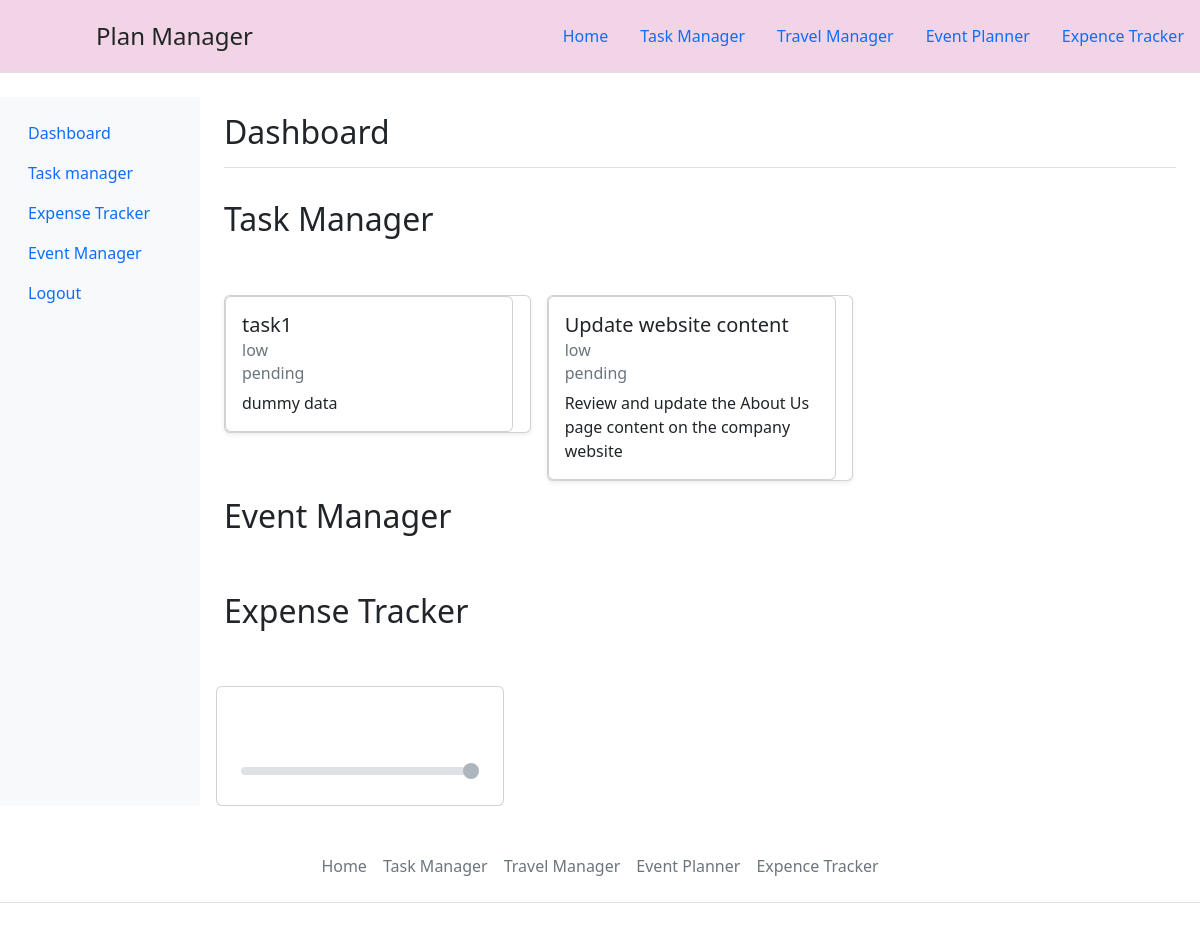
/dashboard/, run on the app's committed database.
### task_manager/models.py (models this page shows, shortened)
class Task(models.Model):
    user = models.ForeignKey(User, on_delete=models.CASCADE)
    title = models.TextField()
    desc = models.TextField()
    start_date = models.DateField(null=False)
    end_date = models.DateField(null=False)
    priority =models.CharField(max_length=10)
    status = models.CharField(max_length=10)

### expense_tracker/models.py (models this page shows, shortened)
class Expense(models.Model):
    user = models.ForeignKey(User, on_delete=models.CASCADE)
    category = models.CharField(max_length=100, )
    amount = models.DecimalField(max_digits=10, decimal_places=2)
    date = models.DateField(auto_now_add=True)

### home/views.py (the view)
# urls.py: path('dashboard/', views.dashboard, name="dashboard"),
def dashboard(request):
    users = request.user
    expenses = Expense.objects.all()
    events = Event.objects.all()
    tasks = Task.objects.all()
    return render(request, "dashboard.html", {'expenses':expenses, 'events': events, 'tasks':tasks})

### home/templates/dashboard.html (shortened to what this page needs)
{% extends "base.html" %}
{% block body %}
    <div class="container-fluid">
    <div class="row">
        <nav id="sidebarMenu" class="col-md-3 col-lg-2 d-md-block bg-light sidebar collapse">
            <div class="position-sticky pt-3 sidebar-sticky">
                <ul class="nav flex-column">
                <li class="nav-item">
                    <a class="nav-link active" aria-current="page" href="/">
                    Dashboard
                    </a>
                </li>
                <li class="nav-item">
                    <a class="nav-link" href="/task">
                    Task manager
                    </a>
                </li>
                <li class="nav-item">
                    <a class="nav-link" href="/expense">
                    Expense Tracker
                    </a>
                </li>
                <li class="nav-item">
                    <a class="nav-link" href="/event">
                    Event Manager
                    </a>
                </li>
                <li class="nav-item">
                    <a class="nav-link" href="/logout">
                    Logout
                    </a>
                </li>
            </div>
        </nav>
        <main class="col-md-9 ms-sm-auto col-lg-10 px-md-4"><div class="chartjs-size-monitor"><div class="chartjs-size-monitor-expand"><div class=""></div></div><div class="chartjs-size-monitor-shrink"><div class=""></div></div></div>
            <div class="d-flex justify-content-between flex-wrap flex-md-nowrap align-items-center pt-3 pb-2 mb-3 border-bottom">
                <h1 class="h2">Dashboard</h1>
            </div>
            <div class="pb-5 pt-3"><h2>Task Manager</h2></div>
            <div class="row row-cols-1 row-cols-sm-2 row-cols-md-3 g-3">
                {% for task in tasks %}
                    <div class="col">
                    <div class="card shadow-sm" >
                        <div class="card" style="width: 18rem;">
                        <div class="card-body">
                            <h5 class="card-title">{{task.title}}</h5>
                            <h6 class="card-subtitle mb-2 text-muted">{{task.priority}}</h6>
                            <h6 class="card-subtitle mb-2 text-muted">{{task.status}}</h6>
                            <p class="card-text">{{task.desc}}</p>
                        </div>
                        </div>
                    </div>
                    </div>
                {% endfor %}
            </div>
            <div class="pb-5 pt-3"><h2>Event Manager</h2></div>
            <div class="pb-5 pt-3"><h2>Expense Tracker</h2></div>
            <div class="row row-cols-1 row-cols-sm-2 row-cols-md-3 g-3">
                {% for expense in expenses %}
                    <div class="card" style="width: 18rem;">
                        <div class="card-body">
                            <div class="form-group">
                                <div class="distance">
                                </div>
                                <input type="range" value="{{expense.amount}}" min="1" max="{{expense.sum}}" oninput="this.nextElementSibling.value = this.value" class="form-range" disabled>
                            </div>
                        </div>
                    </div>
                {%endfor%}
            </div>
        </main>
    </div>
    </div>
{% endblock body %}

### data on the page
Task: title "task1", priority "low", status "pending", desc "dummy data"
Task: title "Update website content", priority "low", status "pending", desc "Review and update the About Us page content on the company website"
Expense: amount "100"
